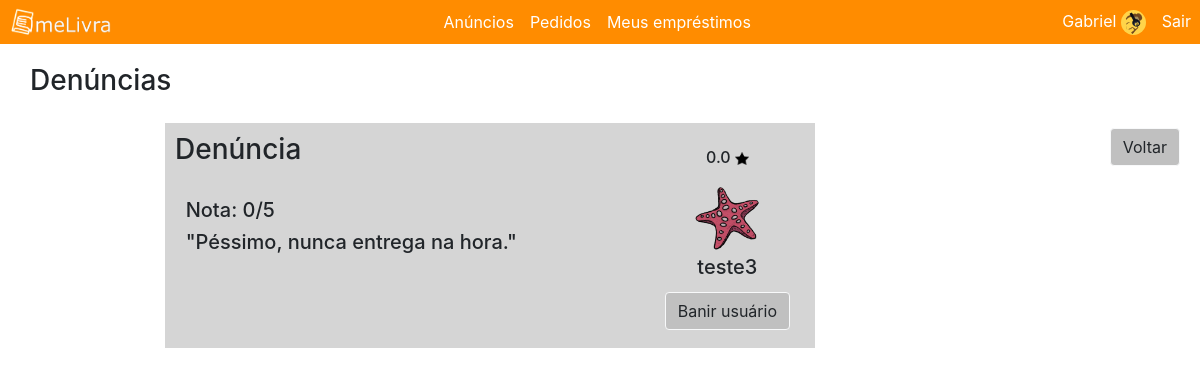
Page /PHP/telaDenuncias.php (signed in) on the committed database.
### tables this page shows
CREATE TABLE `usuario` (
  `idUsuario` int(11) NOT NULL,
  `nome` varchar(16) DEFAULT NULL,
  `sobrenome` varchar(20) NOT NULL,
  `senha` varchar(250) DEFAULT NULL,
  `email` varchar(60) DEFAULT NULL,
  `admin` char(1) DEFAULT NULL,
  `imagem` varchar(200) DEFAULT NULL,
  `celular` int(11) DEFAULT NULL,
  `nota` float DEFAULT NULL
);

CREATE TABLE `avaliacao` (
  `idAvaliacao` int(11) NOT NULL,
  `idUsuario` int(11) DEFAULT NULL,
  `nota` int(11) NOT NULL DEFAULT '0',
  `texto` text,
  `tipo` char(1) NOT NULL
);

### PHP/telaDenuncias.php (the view, shortened to what this page needs)
?>     <!DOCTYPE html>
    <head>
        <link rel="stylesheet" type="text/css" href="../CSS/estiloBase.css">
       <link rel="stylesheet" href="../bootstrap/css/bootstrap.min.css">
    </head>
    <body>
<?php
  if($_SESSION['email'])
    $email= $_SESSION['email'];
  else header('Location: ../HTML/telaInicial.html');
    $con = mysqli_connect('localhost','id11285427_dezordi','00112233', 'id11285427_melivra');
  if($con){
    $busca = mysqli_query($con, "SELECT nome FROM usuario WHERE email = '$email'") or die(mysqli_error($con));
  $row = mysqli_fetch_array($busca);
$name = $row['nome'];
      $busca2 = mysqli_query($con, "SELECT * FROM usuario WHERE email = '$email'") or die(mysqli_error($con));
      $row2 = mysqli_fetch_array($busca2);
      $onerro="this.src='../Imagens/fotoUser.png'";
}
?>
      <nav class="navbar navbar-expand-md">
      <img class="navbar-brand" src="../Imagens/meLivra - Logo.png">
      <div class="collapse navbar-collapse" id="main-navigation">
        <ul class="navbar-nav justify-content-center d-flex flex-fill">
          <li class="nav-item">
            <a class="nav-link" href="telaAnuncio.php">Anúncios</a>
          </li>
          <li class="nav-item">
            <a class="nav-link" href="telaPedido.php">Pedidos</a>
          </li>
          <li class="nav-item">
            <a class="nav-link" href="telaEmprestimo.php">Meus empréstimos</a>
          </li>
        </ul>
        <ul class="navbar-nav ml:auto">
          <li class="nav-item">
<?php
echo '<div class="nav-link"><a href="#">'.$name.'</a>
            <img src="../Imagens/'.$row2['imagem'].'" onerror='.$onerro.'>'
?>
          </li>
          <li class="nav-item">
            <a class="nav-link" href="?link=1">Sair</a>
          </li>
        </ul>
      </div>
    </nav>
    <header class="page-header header container-fluid">
      <h3 class="feature-title">Denúncias</h3>
   <a class="btn btn-light" href="../PHP/telaMeusAnuncios.php">Voltar</a>
      <?php
  if($con){
    $busca2 = mysqli_query($con, "SELECT * FROM avaliacao WHERE tipo = 'd' ORDER BY idAvaliacao DESC") or die(mysqli_error($con));
  if(mysqli_num_rows($busca2) > 0 ){
      while($row = mysqli_fetch_array($busca2)){
        $buscaUser = mysqli_query($con, "SELECT * FROM usuario WHERE idUsuario = '".$row['idUsuario']."'") or die(mysqli_error($con));
        $rowUser= mysqli_fetch_array($buscaUser) ;
        $idpr= $row['idAvaliacao'];
        echo '<div class="postagem">
          <div class="dados"><h3> Denúncia</h3><br>
          <h5>&nbsp  Nota: '.$row['nota'].'/5</h5>
            <h5> &nbsp "'.$row['texto'].'"</h5>
          </div>
          <div class="user">';
        $buscaNota = mysqli_query($con, "SELECT ROUND(AVG(nota),1) AS media FROM avaliacao WHERE idUsuario ='".$rowUser['idUsuario']."'") or die(mysqli_error($con));
        $rowNota= mysqli_fetch_array($buscaNota);
        if (empty($rowNota['media'])){
            echo '<h6> 0 <img class="fotoEstrela" src="../Imagens/estrela.png"></h6>';
        }else{
         echo '<h6>'.$rowNota['media'].' <img class="fotoEstrela" src="../Imagens/estrela.png"></h6>';}
        echo '
            <img class="fotoUser" src="../Imagens/'.$rowUser['imagem'].'" onerror='.$onerro.'>
            <h5>'.$rowUser['nome'].' </h5>
            <a class="btn btn-light" href="../PHP/fazerEmprestimo.php?idpr='.$idpr.'">Banir usuário</a>
          </div>
        </div>';
    }}else echo '&nbsp&nbsp&nbspNão há propostas ainda.';
    }
       ?>
    </header>
    </body>
    </html>

### CSS/estiloBase.css (style rules this page uses)
body { padding: 0px; margin: 0px; }
.navbar-brand { width:105px; height:40px; margin-left: 8px; }
.navbar.navbar-expand-md { background-color: darkorange; margin:0px; padding:1px; }
.nav-link { color:white; }
.nav-link a { color:white; font-style: normal; }
.navbar-collapse { margin-left: 10px; }
.postagem { background-color: #d5d5d5; width:650px; height: 225px; margin:25px; margin-left: 150px; padding:10px; box-shadow: 5px 5px rgba(1,1,1,0); overflow-wrap: break-word; }
.feature-title { padding-top: 20px; margin-bottom: 25px; margin-left: 15px; }
.header a { float:right; margin:5px; background-color: silver; }
.dados { display: inline-block; width:450px; }
.user { display: inline-block; float: right; text-align: center; margin: 10px; margin-top: 15px; }
.fotoUser { height:80px; border-radius: 50%; }
.fotoEstrela { height:13px; }
.nav-link img { height:25px; display: inline-block; border-radius:50%; }

### rows in the picture
usuario: nome "Gabriel", imagem (picture)
avaliacao: nota "0", texto "Péssimo, nunca entrega na hora.", media "0.0", idUsuario.imagem (picture), idUsuario.nome "teste3"
